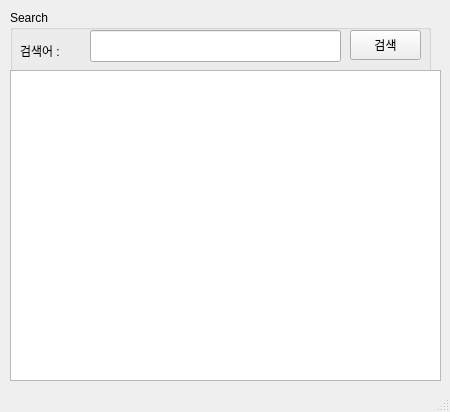
<?xml version="1.0" encoding="UTF-8"?>
<ui version="4.0">
 <class>MainWindow</class>
 <widget class="QMainWindow" name="MainWindow">
  <property name="geometry">
   <rect>
    <x>0</x>
    <y>0</y>
    <width>450</width>
    <height>412</height>
   </rect>
  </property>
  <property name="windowTitle">
   <string>네이버 검색</string>
  </property>
  <widget class="QWidget" name="centralwidget">
   <widget class="QGroupBox" name="groupBox">
    <property name="geometry">
     <rect>
      <x>10</x>
      <y>10</y>
      <width>421</width>
      <height>71</height>
     </rect>
    </property>
    <property name="title">
     <string>Search</string>
    </property>
    <property name="flat">
     <bool>false</bool>
    </property>
    <widget class="QLabel" name="label">
     <property name="geometry">
      <rect>
       <x>10</x>
       <y>30</y>
       <width>61</width>
       <height>22</height>
      </rect>
     </property>
     <property name="text">
      <string>검색어 :</string>
     </property>
    </widget>
    <widget class="QLineEdit" name="txtSearchWord">
     <property name="geometry">
      <rect>
       <x>80</x>
       <y>20</y>
       <width>251</width>
       <height>32</height>
      </rect>
     </property>
    </widget>
    <widget class="QPushButton" name="btnSearch">
     <property name="geometry">
      <rect>
       <x>340</x>
       <y>20</y>
       <width>71</width>
       <height>30</height>
      </rect>
     </property>
     <property name="text">
      <string>검색</string>
     </property>
    </widget>
   </widget>
   <widget class="QTableWidget" name="tblResult">
    <property name="geometry">
     <rect>
      <x>10</x>
      <y>70</y>
      <width>431</width>
      <height>311</height>
     </rect>
    </property>
   </widget>
  </widget>
  <widget class="QStatusBar" name="stsResult"/>
 </widget>
 <resources/>
 <connections/>
</ui>
